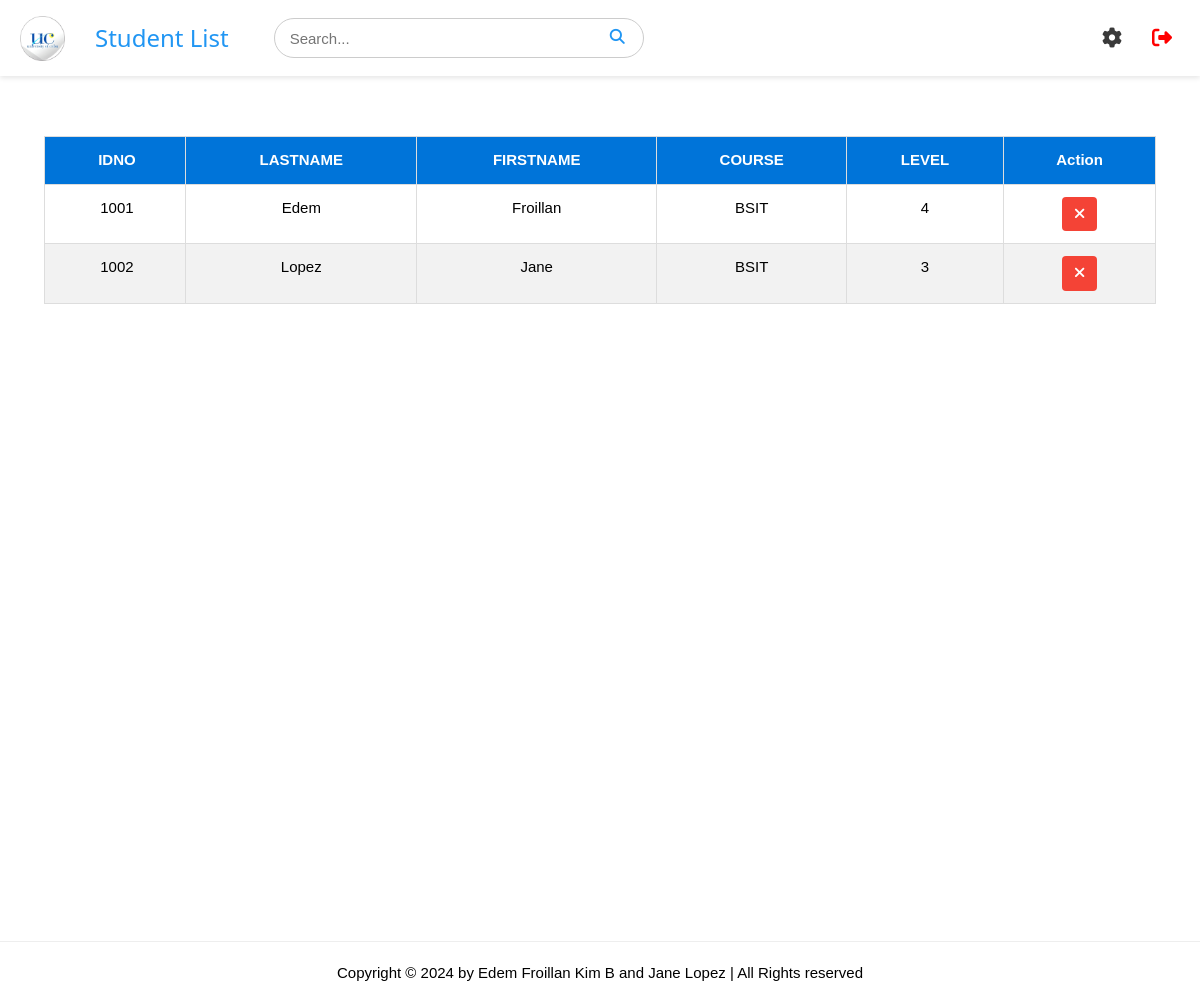
The page /students (signed in) on the database as committed earlier.
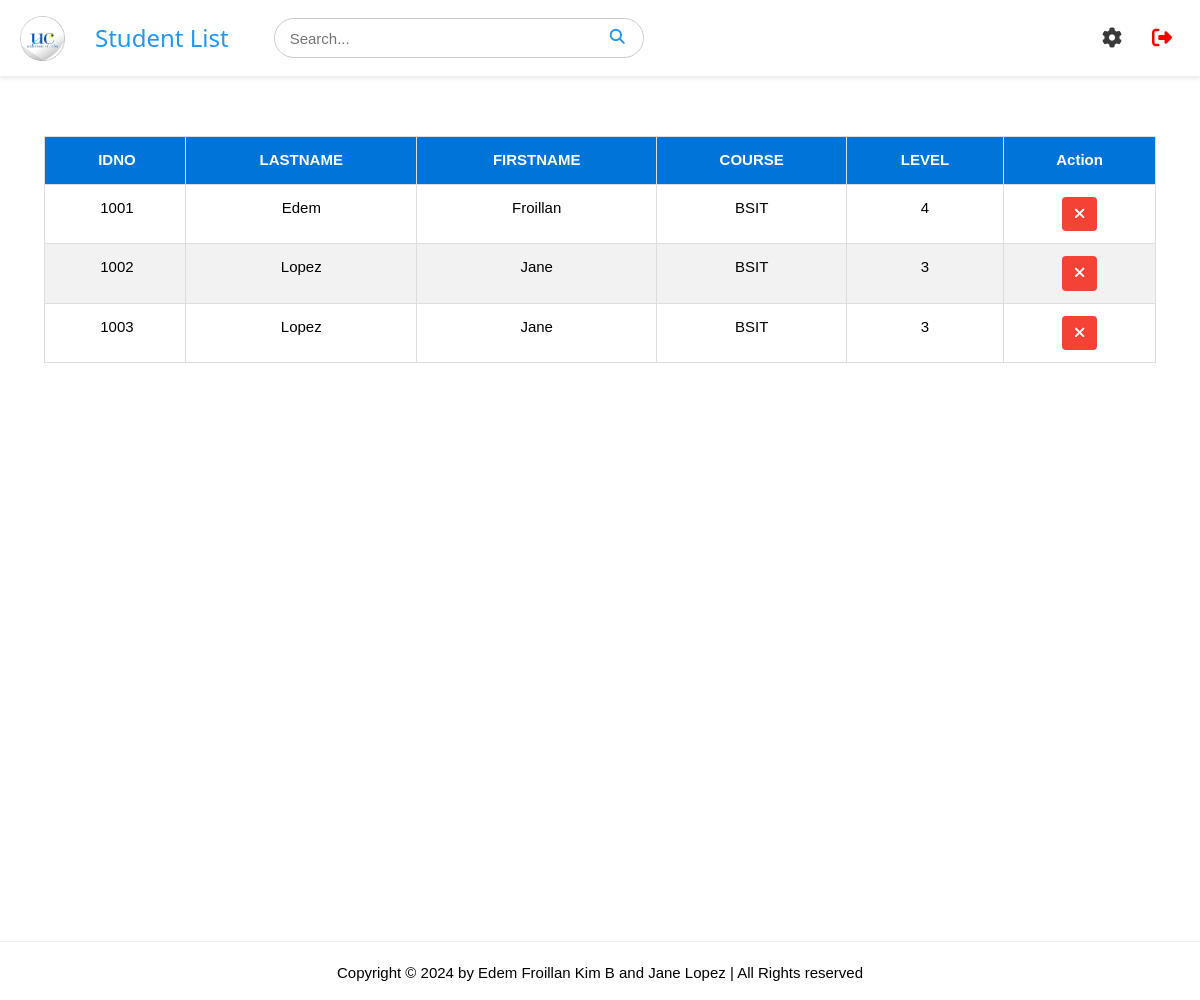
The same page on the database as committed later.
### tables this page shows
CREATE TABLE students (
                    id INTEGER PRIMARY KEY AUTOINCREMENT,
                    idno varchar(10) UNIQUE,
                    firstname varchar(50),
                    lastname varchar(50),
                    course varchar(10),
                    level varchar(5),
                    image TEXT,
                    qrcode TEXT
);

### app.py (the view)
@app.route('/students')
def student_list():
    if 'username' in session:
        pagetitle = "Student List"
        return render_template('studentlist.html',
                               data=getall_records('students'),
                               pagetitle=pagetitle,
                               users=get_users())
    else:
        flash("Please log in first!", "warning")
        return redirect(url_for('login'))

### app.py (called while the page is built)
@app.after_request
def after_request(response):
    response.headers['Cache-Control'] = 'no-store, no-cache, must-revalidate, post-check=0, pre-check=0, max-age=0'
    response.headers['Pragma'] = 'no-cache'
    response.headers['Expires'] = '-1'
    if hasattr(session, 'username') and 'username' not in session:
        response.headers['Cache-Control'] = 'no-store'
        response.headers['Pragma'] = 'no-cache'
        response.headers['Expires'] = '-1'
    return response

def get_users() -> object:
    return getall_records('students')

### dbhelper.py (called while the page is built)
def getprocess(sql: str, params=()) -> list:
    db = connect(database)
    cursor = db.cursor()
    cursor.row_factory = Row
    try:
        cursor.execute(sql, params)
        data = cursor.fetchall()
        return data
    finally:
        cursor.close()
        db.close()

def getall_records(table: str) -> list:
    sql = f'SELECT * FROM `{table}`'
    return getprocess(sql)

### templates/studentlist.html (shortened to what this page needs)
{% extends 'base.html' %}
{% block header %}
    {% include 'header.html' %}
{% endblock %}
{% block content %}
<div class="w3-row-padding" id="main_container" style="height: 100vh;">
    <div class="w3-full" style="padding: 1rem 3%;">
        <div class="styled-table-wrapper">
            <table class="w3-table-all styled-table" id="table">
                <thead>
                    <tr id="tr1">
                        <th class="w3-center">IDNO</th>
                        <th class="w3-center">LASTNAME</th>
                        <th class="w3-center">FIRSTNAME</th>
                        <th class="w3-center">COURSE</th>
                        <th class="w3-center">LEVEL</th>
                        <th class="w3-center">Action</th>
                    </tr>
                </thead>
                <tbody>
                    {% for user in users %}
                    <tr id="tr2">
                        <td class="w3-center" data-cell="IDNO:"><a>{{ user["idno"] }}</a></td>
                        <td class="w3-center" data-cell="LASTNAME:">{{ user["lastname"] }}</td>
                        <td class="w3-center" data-cell="FIRSTNAME:">{{ user["firstname"] }}</td>
                        <td class="w3-center" data-cell="COURSE:">{{ user["course"] }}</td>
                        <td class="w3-center" data-cell="LEVEL:">{{ user["level"] }}</td>
                        <td class="w3-center" data-cell="ACTION:">
                            <button class="w3-button w3-red delete-btn delete" onclick="openCustomAlert('{{ user['idno'] }}')">
                                <i class="fas fa-times"></i>
                            </button>
                        </td>
                    </tr>
                    {% endfor %}
                </tbody>
            </table>
        </div>
    </div>
</div>
{% endblock %}

### templates/base.html (shortened to what this page needs)
<!DOCTYPE html>
<html>
<head>
    <link rel='stylesheet' href="{{ url_for('static', filename='css/style.css') }}">
    <link rel="stylesheet" href="{{ url_for('static', filename='font-awesome/css/all.min.css') }}">
</head>
<body>
    <div>
        {% block header %}{% endblock %}
        {% block content %}{% endblock %}
    </div>
    <hr>
    <footer class="w3-center">
        <div class="footer-box">
            <p>Copyright &copy; 2024 by Edem Froillan Kim B and Jane Lopez | All Rights reserved</p>
        </div>
    </footer>
</body>
</html>

### templates/header.html (shortened to what this page needs)
<div class="header">
    <div class="left-section">
        <img src="../static/images/logo.png" alt="Logo" id="logo">
        <h3 class="pagetitle">{{ pagetitle }}</h3>
        <div class="search" style="position: relative;">
        <input type="text" placeholder="Search..." id="search-bar">
        <button type="submit" id="search-button"><i class="fa fa-search"></i></button>
    </div>
    </div>
    <div class="menu" style="position: relative;">
    <i class="fa solid fa-gear" id="menu-icon"></i>
    <a href="/logout" id="logout">
        <i class="fa fa-sign-out-alt"></i>
    </a>
    </div>
</div>

### static/css/style.css (style rules this page uses)
html { box-sizing:border-box }
*,*:before,*:after { box-sizing:inherit }
html { -ms-text-size-adjust:100%;-webkit-text-size-adjust:100% }
body { margin:0 }
article,aside,details,figcaption,figure,footer,header,main,menu,nav,section { display:block }
a { background-color:transparent }
img { border-style:none }
hr { box-sizing:content-box;height:0;overflow:visible }
button,input,select,textarea,optgroup { font:inherit;margin:0 }
button,input { overflow:visible }
button,select { text-transform:none }
button,[type=button],[type=reset],[type=submit] { -webkit-appearance:button }
html,body { font-family:Verdana,sans-serif;font-size:15px;line-height:1.5 }
html { overflow-x:hidden }
h3 { font-size:24px }
h1,h2,h3,h4,h5,h6 { font-family:"Segoe UI",Arial,sans-serif;font-weight:400;margin:10px 0 }
hr { border:0;border-top:1px solid #eee;margin:20px 0 }
img { vertical-align:middle }
a { color:inherit }
.w3-table,.w3-table-all { border-collapse:collapse;border-spacing:0;width:100%;display:table }
.w3-table-all { border:1px solid #ccc }
.w3-bordered tr,.w3-table-all tr { border-bottom:1px solid #ddd }
.w3-table-all tr:nth-child(odd) { background-color:#fff }
.w3-table-all tr:nth-child(even) { background-color:#f1f1f1 }
.w3-table td,.w3-table th,.w3-table-all td,.w3-table-all th { padding:8px 8px;display:table-cell;text-align:left;vertical-align:top }
.w3-table th:first-child,.w3-table td:first-child,.w3-table-all th:first-child,.w3-table-all td:first-child { padding-left:16px }
.w3-btn,.w3-button { border:none;display:inline-block;padding:8px 16px;vertical-align:middle;overflow:hidden;text-decoration:none;color:inherit;background-color:inherit;text-align:center;cursor:pointer;white-space:nowrap }
.w3-btn,.w3-button { -webkit-touch-callout:none;-webkit-user-select:none;-khtml-user-select:none;-moz-user-select:none;-ms-user-select:none;user-select:none }
.w3-container:after,.w3-container:before,.w3-panel:after,.w3-panel:before,.w3-row:after,.w3-row:before,.w3-row-padding:after,.w3-row-padding:before, .w3-cell-row:before,.w3-cell-row:after,.w3-clear:after,.w3-clear:before,.w3-bar:before,.w3-bar:after { content:"";display:table;clear:both }
.w3-row-padding,.w3-row-padding>.w3-half,.w3-row-padding>.w3-third,.w3-row-padding>.w3-twothird,.w3-row-padding>.w3-threequarter,.w3-row-padding>.w3-quarter,.w3-row-padding>.w3-col { padding:0 8px }
.w3-center { text-align:center!important }
.w3-red,.w3-hover-red:hover { color:#fff!important;background-color:#f44336!important }
.header { display: flex; justify-content: space-between; align-items: center; padding: 10px 20px; background-color: #fff; box-shadow: 0 2px 5px rgba(0, 0, 0, 0.1); position: sticky; top: 0; z-index: 100; margin-bottom: 3rem; }
.left-section { display: flex; align-items: center; }
#logo { width: 45px; height: auto; margin-right: 10px; }
.pagetitle { margin-left: 20px; color: #2196F3; }
#search-bar { padding: 15px; margin-right: 10px; border-radius: 20px; border: 1px solid #ccc; margin-left: 3rem; width: 370px; height: 40px; }
#search-button { color: #2196F3; border: none; cursor: pointer; position: absolute; background: transparent; right: 23px; top: 7px; }
#logout { text-decoration: none; color: red; font-size: 20px; transition: color 0.3s ease; }
#logout i { margin-right: 8px; }
.navbar, #logout { position: sticky; top: 0; background-color: #fff; padding: 10px 0; z-index: 100; gap: 3rem; }
.styled-table { width: 100%; border-collapse: collapse; font-family: Arial, sans-serif; margin-bottom: 20px; table-layout: auto; }
.styled-table th, .styled-table td { padding: 12px; border: 1px solid #ddd; text-align: left; }
.styled-table th { background-color: #0074D9; color: white; font-weight: bold; }
.styled-table tr:nth-child(even) { background-color: #f2f2f2; }
.styled-table .delete-btn { background-color: #ff4d4d; color: white; padding: 6px 12px; border: none; cursor: pointer; border-radius: 4px; }
.styled-table .delete-btn i { text-align: center; }
.menu { display: flex; align-items: center; gap: 2rem; }
#menu-icon { font-size: 20px; color: #3a3a3a; display: none; transition: transform 0.3s ease, color 0.3s ease; }
@media (max-width: 1300px) { #menu-icon { display: block; } }

Rows that differ between the two databases and show on the page:
added students: idno "1003", lastname "Lopez", firstname "Jane", course "BSIT", level "3"
